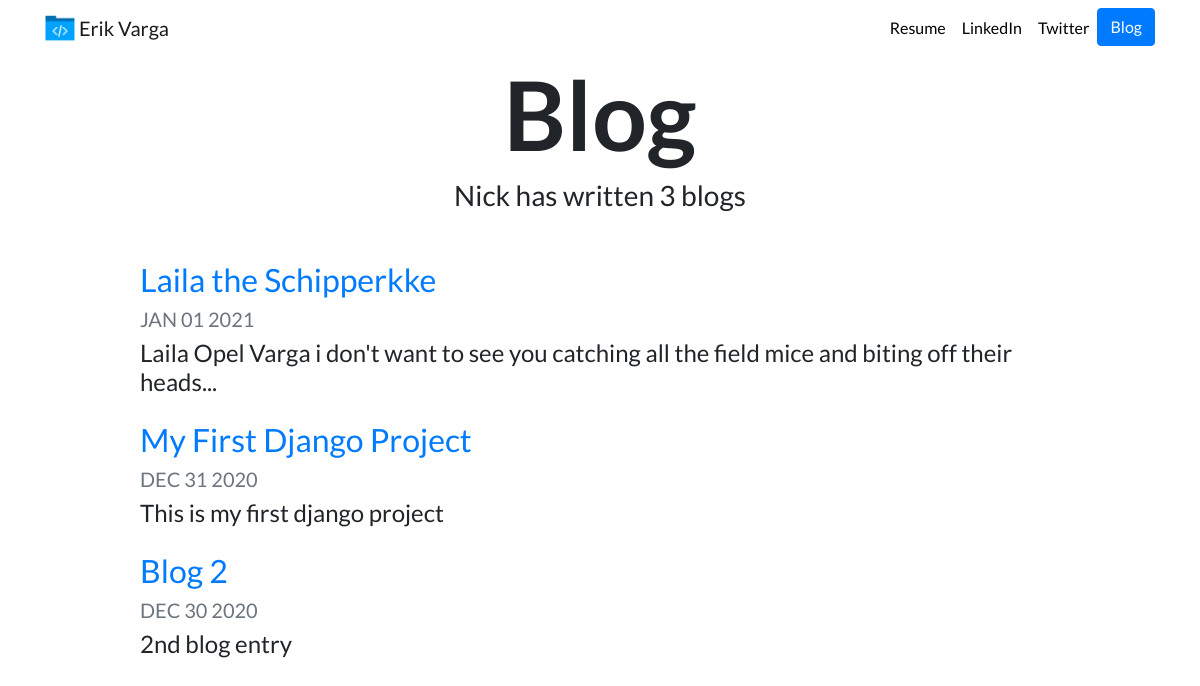
Screenshot of /blog/ with the database file from the repository.
### blog/models.py (models this page shows, shortened)
class Blog(models.Model):
    title = models.CharField(max_length=200)
    date = models.DateField()
    description = models.TextField()

### blog/views.py (the view)
# urls.py: path('', views.all_blogs, name='all_blogs'),
def all_blogs(request):
    blogs = Blog.objects.order_by('-date')
    return render(request, 'blog/all_blogs.html', {'blogs':blogs})

### blog/templates/blog/all_blogs.html
{% extends "portfolio/base.html" %}
{% load static %}
{% block content %}
<h1 id="blogtitle" class="font-weight-bold text-center">Blog</h1>
<h3 class="text-center mb-5">Nick has written {{ blogs.count }} blog{{ blogs.count|pluralize }}</h3>
{% for blog in blogs %}
<div class="row justify-content-center my-3">
  <div class="col-md-10">
    <a href="{% url 'blog:detail' blog.id %}">
      <h2>{{ blog.title }}</h2>
    </a>
    <h5 class="text-muted">{{ blog.date|date:'M d Y'|upper }}</h5>
    <h4>{{ blog.description|striptags|truncatechars:100 }}</h4>
  </div>
</div>
{% endfor %}
{% endblock %}

### portfolio/templates/portfolio/base.html (shortened to what this page needs)
{% load static %}
<!doctype html>
<html lang="en">
<head>
  <link rel="stylesheet" href="https://stackpath.bootstrapcdn.com/bootstrap/4.4.1/css/bootstrap.min.css">
  <link rel="stylesheet" href="{% static "portfolio/custom.css" %}">
</head>
<body>
  <nav id="topNav" class="navbar navbar-expand-md navbar-light">
    <div class="container">
      <a class="navbar-brand" href="{% url 'home' %}">
        <img src="{% static "portfolio/Developer-icon.png" %}" width="30" height="30" class="d-inline-block align-top" alt="Erik's Logo">
        <span>Erik Varga</span>
      </a>
      <div class="collapse navbar-collapse text-center" id="navbarNav">
        <ul class="navbar-nav ml-auto">
          <li class="nav-item">
            <a class="nav-link" href="{% static "portfolio/Erik_Varga_Resume_2021-01-01.pdf" %}">Resume</a>
          </li>
          <li class="nav-item">
            <a class="nav-link" href="https://www.linkedin.com/in/nick-walter/" target="_blank">LinkedIn</a>
          </li>
          <li class="nav-item">
            <a class="nav-link" href="https://twitter.com/ZappyCode" target="_blank">Twitter</a>
          </li>
          <li>
            <a role="button" href="{% url 'blog:all_blogs' %}" class="btn btn-primary">Blog</a>
          </li>
        </ul>
      </div>
    </div>
  </nav>
  <div class="container">
    {% block content %}{% endblock %}
  </div>
</body>
</html>

### portfolio/static/portfolio/custom.css (style rules this page uses)
.navbar-nav .nav-link { color: rgba(0,0,0,1) !important; }
body { font-family: 'Lato', sans-serif; }
#blogtitle { font-size: 6rem; }

### rows the page displays
Blog: title "Laila the Schipperkke", date "JAN 01 2021", description "Laila Opel Varga i don't want to see you catching all the field mice and biting off their heads..."
Blog: title "My First Django Project", date "DEC 31 2020", description "This is my first django project"
Blog: title "Blog 2", date "DEC 30 2020", description "2nd blog entry"

### other values shown
{{ blogs.count }} "3"
